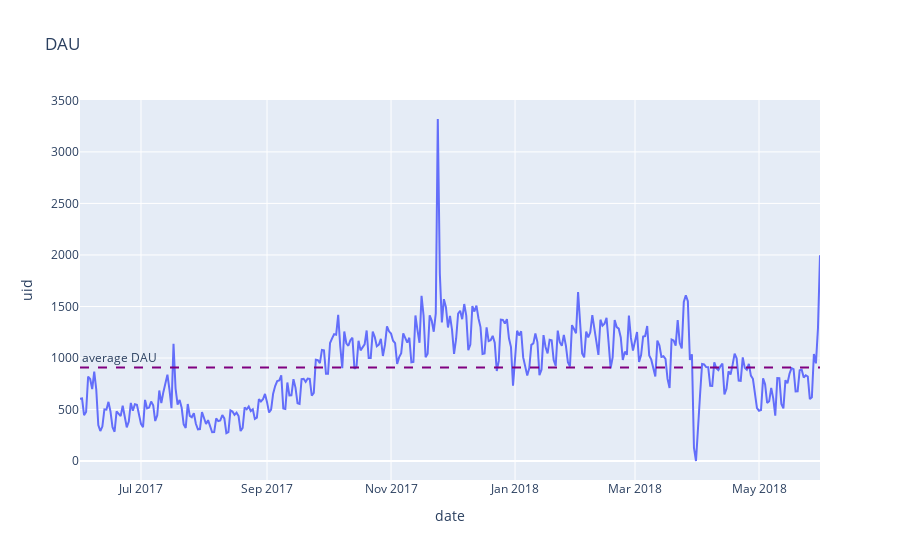

Write notebook code for a chart like this one.
### Code cell
fig = px.line(dau, x=dau['date'], y=dau['uid'], title='DAU')

fig.add_hline(y=dau['uid'].mean(),line_dash='dash', line_color='purple',\
              annotation_text='average DAU', annotation_position='top left')
fig.show()
display('DAU Mean:', round(dau['uid'].mean(), 2))

### Figure 1 — Plotly figure (JSON) as saved in the notebook; plotly's stock layout.template omitted (floating-point values rounded to 4 significant figures; data arrays with more than 128 entries replaced by an {"elided": "..."} marker saying what was removed)
{"data": [{"hovertemplate": "date=%{x}<br>uid=%{y}<extra></extra>", "legendgroup": "", "line": {"color": "#636efa", "dash": "solid"}, "marker": {"symbol": "circle"}, "mode": "lines", "name": "", "orientation": "v", "showlegend": false, "type": "scatter", "x": {"elided": "364 str values"}, "xaxis": "x", "y": {"elided": "364 int values"}, "yaxis": "y"}], "layout": {"annotations": [{"showarrow": false, "text": "average DAU", "x": 0, "xanchor": "left", "xref": "x domain", "y": 908.0, "yanchor": "bottom", "yref": "y"}], "legend": {"tracegroupgap": 0}, "shapes": [{"line": {"color": "purple", "dash": "dash"}, "type": "line", "x0": 0, "x1": 1, "xref": "x domain", "y0": 908.0, "y1": 908.0, "yref": "y"}], "title": {"text": "DAU"}, "xaxis": {"anchor": "y", "domain": [0, 1], "title": {"text": "date"}}, "yaxis": {"anchor": "x", "domain": [0, 1], "title": {"text": "uid"}}}}
